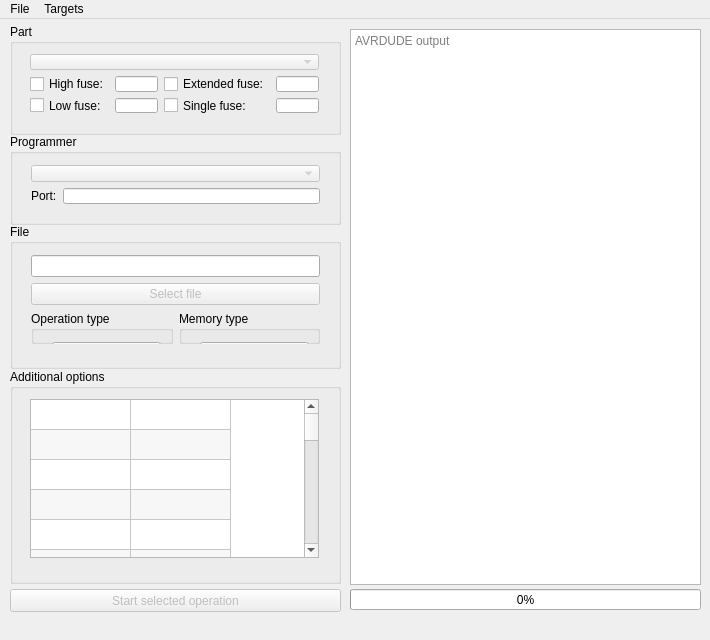
<?xml version="1.0" encoding="UTF-8"?>
<ui version="4.0">
 <class>MainWindow</class>
 <widget class="QMainWindow" name="MainWindow">
  <property name="geometry">
   <rect>
    <x>0</x>
    <y>0</y>
    <width>710</width>
    <height>640</height>
   </rect>
  </property>
  <property name="windowTitle">
   <string>DuGu</string>
  </property>
  <property name="windowIcon">
   <iconset resource="resources.qrc">
    <normaloff>:/images/microchip-solid.png</normaloff>:/images/microchip-solid.png</iconset>
  </property>
  <property name="locale">
   <locale language="English" country="UnitedStates"/>
  </property>
  <widget class="QWidget" name="centralWidget">
   <property name="locale">
    <locale language="English" country="UnitedStates"/>
   </property>
   <widget class="QGroupBox" name="gbPart">
    <property name="geometry">
     <rect>
      <x>10</x>
      <y>5</y>
      <width>331</width>
      <height>111</height>
     </rect>
    </property>
    <property name="title">
     <string>Part</string>
    </property>
    <widget class="QWidget" name="gridLayoutWidget_4">
     <property name="geometry">
      <rect>
       <x>9</x>
       <y>19</y>
       <width>311</width>
       <height>81</height>
      </rect>
     </property>
     <layout class="QGridLayout" name="gridPart">
      <item row="1" column="1">
       <widget class="QLineEdit" name="leHighFuse">
        <property name="acceptDrops">
         <bool>false</bool>
        </property>
        <property name="inputMask">
         <string notr="true">HH</string>
        </property>
       </widget>
      </item>
      <item row="2" column="1">
       <widget class="QLineEdit" name="leLowFuse">
        <property name="acceptDrops">
         <bool>false</bool>
        </property>
        <property name="inputMask">
         <string notr="true">HH</string>
        </property>
       </widget>
      </item>
      <item row="2" column="0">
       <widget class="QCheckBox" name="chbLowFuse">
        <property name="toolTip">
         <string>Check to write this fuse</string>
        </property>
        <property name="text">
         <string>Low fuse:</string>
        </property>
       </widget>
      </item>
      <item row="1" column="0">
       <widget class="QCheckBox" name="chbHighFuse">
        <property name="toolTip">
         <string>Check to write this fuse</string>
        </property>
        <property name="text">
         <string>High fuse:</string>
        </property>
       </widget>
      </item>
      <item row="1" column="3">
       <widget class="QLineEdit" name="leExtendedFuse">
        <property name="acceptDrops">
         <bool>false</bool>
        </property>
        <property name="inputMask">
         <string notr="true">HH</string>
        </property>
       </widget>
      </item>
      <item row="1" column="2">
       <widget class="QCheckBox" name="chbExtendedFuse">
        <property name="toolTip">
         <string>Check to write this fuse</string>
        </property>
        <property name="text">
         <string>Extended fuse:</string>
        </property>
       </widget>
      </item>
      <item row="2" column="2">
       <widget class="QCheckBox" name="chbSingleFuse">
        <property name="toolTip">
         <string>Check to write this fuse</string>
        </property>
        <property name="text">
         <string>Single fuse:</string>
        </property>
       </widget>
      </item>
      <item row="2" column="3">
       <widget class="QLineEdit" name="leSingleFuse">
        <property name="acceptDrops">
         <bool>false</bool>
        </property>
        <property name="inputMask">
         <string notr="true">HH</string>
        </property>
       </widget>
      </item>
      <item row="0" column="0" colspan="4">
       <widget class="QComboBox" name="cbPart">
        <property name="enabled">
         <bool>false</bool>
        </property>
       </widget>
      </item>
     </layout>
    </widget>
   </widget>
   <widget class="QGroupBox" name="gbProgrammer">
    <property name="geometry">
     <rect>
      <x>10</x>
      <y>115</y>
      <width>331</width>
      <height>91</height>
     </rect>
    </property>
    <property name="title">
     <string>Programmer</string>
    </property>
    <widget class="QWidget" name="gridLayoutWidget_5">
     <property name="geometry">
      <rect>
       <x>10</x>
       <y>20</y>
       <width>311</width>
       <height>61</height>
      </rect>
     </property>
     <layout class="QGridLayout" name="gridProgrammer">
      <item row="1" column="0">
       <widget class="QLabel" name="label">
        <property name="text">
         <string>Port:</string>
        </property>
       </widget>
      </item>
      <item row="1" column="1">
       <widget class="QLineEdit" name="leProgrammerPort">
        <property name="toolTip">
         <string>Enter port name to which programmer is connected</string>
        </property>
       </widget>
      </item>
      <item row="0" column="0" colspan="2">
       <widget class="QComboBox" name="cbProgrammer">
        <property name="enabled">
         <bool>false</bool>
        </property>
       </widget>
      </item>
     </layout>
    </widget>
   </widget>
   <widget class="QGroupBox" name="gbFile">
    <property name="geometry">
     <rect>
      <x>10</x>
      <y>205</y>
      <width>331</width>
      <height>145</height>
     </rect>
    </property>
    <property name="title">
     <string>File</string>
    </property>
    <widget class="QWidget" name="verticalLayoutWidget">
     <property name="geometry">
      <rect>
       <x>10</x>
       <y>20</y>
       <width>311</width>
       <height>111</height>
      </rect>
     </property>
     <layout class="QVBoxLayout" name="layoutFile">
      <item>
       <widget class="QLineEdit" name="leFilePath">
        <property name="toolTip">
         <string>Set path to file which will be used as source of data or place to save readed data</string>
        </property>
       </widget>
      </item>
      <item>
       <widget class="QPushButton" name="bSelectFile">
        <property name="enabled">
         <bool>false</bool>
        </property>
        <property name="text">
         <string>Select file</string>
        </property>
       </widget>
      </item>
      <item>
       <layout class="QHBoxLayout" name="horizontalLayout">
        <property name="sizeConstraint">
         <enum>QLayout::SetDefaultConstraint</enum>
        </property>
        <item>
         <widget class="QGroupBox" name="gbOperationType">
          <property name="title">
           <string>Operation type</string>
          </property>
          <widget class="QWidget" name="verticalLayoutWidget_3">
           <property name="geometry">
            <rect>
             <x>10</x>
             <y>20</y>
             <width>131</width>
             <height>31</height>
            </rect>
           </property>
           <layout class="QVBoxLayout" name="verticalLayout_2">
            <item>
             <widget class="QComboBox" name="cbOperationType"/>
            </item>
           </layout>
          </widget>
         </widget>
        </item>
        <item>
         <widget class="QGroupBox" name="gbMemoryType">
          <property name="title">
           <string>Memory type</string>
          </property>
          <widget class="QWidget" name="verticalLayoutWidget_4">
           <property name="geometry">
            <rect>
             <x>10</x>
             <y>20</y>
             <width>131</width>
             <height>31</height>
            </rect>
           </property>
           <layout class="QVBoxLayout" name="verticalLayout_3">
            <item>
             <widget class="QComboBox" name="cbMemoryType"/>
            </item>
           </layout>
          </widget>
         </widget>
        </item>
       </layout>
      </item>
     </layout>
    </widget>
   </widget>
   <widget class="QGroupBox" name="gbAdditionalOptions">
    <property name="geometry">
     <rect>
      <x>10</x>
      <y>350</y>
      <width>331</width>
      <height>215</height>
     </rect>
    </property>
    <property name="title">
     <string>Additional options</string>
    </property>
    <widget class="QWidget" name="verticalLayoutWidget_2">
     <property name="geometry">
      <rect>
       <x>9</x>
       <y>19</y>
       <width>311</width>
       <height>181</height>
      </rect>
     </property>
     <layout class="QVBoxLayout" name="verticalLayout">
      <item>
       <widget class="QTableWidget" name="tbOptions">
        <property name="showDropIndicator" stdset="0">
         <bool>false</bool>
        </property>
        <property name="dragDropOverwriteMode">
         <bool>false</bool>
        </property>
        <property name="alternatingRowColors">
         <bool>true</bool>
        </property>
        <property name="selectionMode">
         <enum>QAbstractItemView::NoSelection</enum>
        </property>
        <property name="selectionBehavior">
         <enum>QAbstractItemView::SelectRows</enum>
        </property>
        <property name="rowCount">
         <number>24</number>
        </property>
        <property name="columnCount">
         <number>2</number>
        </property>
        <attribute name="horizontalHeaderVisible">
         <bool>false</bool>
        </attribute>
        <attribute name="horizontalHeaderCascadingSectionResizes">
         <bool>false</bool>
        </attribute>
        <attribute name="horizontalHeaderMinimumSectionSize">
         <number>40</number>
        </attribute>
        <attribute name="horizontalHeaderStretchLastSection">
         <bool>false</bool>
        </attribute>
        <attribute name="verticalHeaderVisible">
         <bool>false</bool>
        </attribute>
        <attribute name="verticalHeaderMinimumSectionSize">
         <number>30</number>
        </attribute>
        <attribute name="verticalHeaderDefaultSectionSize">
         <number>30</number>
        </attribute>
        <attribute name="verticalHeaderStretchLastSection">
         <bool>false</bool>
        </attribute>
        <row/>
        <row/>
        <row/>
        <row/>
        <row/>
        <row/>
        <row/>
        <row/>
        <row/>
        <row/>
        <row/>
        <row/>
        <row/>
        <row/>
        <row/>
        <row/>
        <row/>
        <row/>
        <row/>
        <row/>
        <row/>
        <row/>
        <row/>
        <row/>
        <column/>
        <column/>
       </widget>
      </item>
     </layout>
    </widget>
   </widget>
   <widget class="QPushButton" name="bStart">
    <property name="enabled">
     <bool>false</bool>
    </property>
    <property name="geometry">
     <rect>
      <x>10</x>
      <y>570</y>
      <width>331</width>
      <height>23</height>
     </rect>
    </property>
    <property name="text">
     <string>Start selected operation</string>
    </property>
   </widget>
   <widget class="QPlainTextEdit" name="pteOutput">
    <property name="geometry">
     <rect>
      <x>350</x>
      <y>10</y>
      <width>351</width>
      <height>556</height>
     </rect>
    </property>
    <property name="sizePolicy">
     <sizepolicy hsizetype="Preferred" vsizetype="Expanding">
      <horstretch>0</horstretch>
      <verstretch>0</verstretch>
     </sizepolicy>
    </property>
    <property name="acceptDrops">
     <bool>false</bool>
    </property>
    <property name="undoRedoEnabled">
     <bool>false</bool>
    </property>
    <property name="readOnly">
     <bool>true</bool>
    </property>
    <property name="placeholderText">
     <string>AVRDUDE output</string>
    </property>
   </widget>
   <widget class="QProgressBar" name="progressBar">
    <property name="geometry">
     <rect>
      <x>350</x>
      <y>570</y>
      <width>351</width>
      <height>21</height>
     </rect>
    </property>
    <property name="sizePolicy">
     <sizepolicy hsizetype="Preferred" vsizetype="Preferred">
      <horstretch>0</horstretch>
      <verstretch>0</verstretch>
     </sizepolicy>
    </property>
    <property name="value">
     <number>0</number>
    </property>
   </widget>
  </widget>
  <widget class="QMenuBar" name="menuBar">
   <property name="geometry">
    <rect>
     <x>0</x>
     <y>0</y>
     <width>710</width>
     <height>22</height>
    </rect>
   </property>
   <property name="acceptDrops">
    <bool>false</bool>
   </property>
   <property name="locale">
    <locale language="English" country="UnitedStates"/>
   </property>
   <widget class="QMenu" name="menuFile">
    <property name="acceptDrops">
     <bool>false</bool>
    </property>
    <property name="locale">
     <locale language="English" country="UnitedStates"/>
    </property>
    <property name="title">
     <string>File</string>
    </property>
    <addaction name="actionOptions"/>
    <addaction name="separator"/>
    <addaction name="actionAbout"/>
    <addaction name="actionExit"/>
   </widget>
   <widget class="QMenu" name="menuTargets">
    <property name="acceptDrops">
     <bool>false</bool>
    </property>
    <property name="title">
     <string>Targets</string>
    </property>
    <addaction name="actionAddCurrentAsNewTarget"/>
    <addaction name="actionRemoveSelectedTarget"/>
    <addaction name="separator"/>
   </widget>
   <addaction name="menuFile"/>
   <addaction name="menuTargets"/>
  </widget>
  <widget class="QStatusBar" name="statusBar">
   <property name="locale">
    <locale language="English" country="UnitedStates"/>
   </property>
   <property name="sizeGripEnabled">
    <bool>false</bool>
   </property>
  </widget>
  <action name="actionOptions">
   <property name="text">
    <string>Options</string>
   </property>
  </action>
  <action name="actionExit">
   <property name="text">
    <string>Exit</string>
   </property>
  </action>
  <action name="actionAbout">
   <property name="text">
    <string>About</string>
   </property>
  </action>
  <action name="actionAddCurrentAsNewTarget">
   <property name="enabled">
    <bool>false</bool>
   </property>
   <property name="text">
    <string>Add current as new target</string>
   </property>
  </action>
  <action name="actionRemoveSelectedTarget">
   <property name="enabled">
    <bool>false</bool>
   </property>
   <property name="text">
    <string>Remove selected target</string>
   </property>
  </action>
 </widget>
 <layoutdefault spacing="6" margin="11"/>
 <resources>
  <include location="resources.qrc"/>
 </resources>
 <connections>
  <connection>
   <sender>actionExit</sender>
   <signal>triggered()</signal>
   <receiver>MainWindow</receiver>
   <slot>close()</slot>
   <hints>
    <hint type="sourcelabel">
     <x>-1</x>
     <y>-1</y>
    </hint>
    <hint type="destinationlabel">
     <x>270</x>
     <y>198</y>
    </hint>
   </hints>
  </connection>
  <connection>
   <sender>actionOptions</sender>
   <signal>triggered()</signal>
   <receiver>MainWindow</receiver>
   <slot>showOptions()</slot>
   <hints>
    <hint type="sourcelabel">
     <x>-1</x>
     <y>-1</y>
    </hint>
    <hint type="destinationlabel">
     <x>270</x>
     <y>198</y>
    </hint>
   </hints>
  </connection>
  <connection>
   <sender>actionAbout</sender>
   <signal>triggered()</signal>
   <receiver>MainWindow</receiver>
   <slot>showAbout()</slot>
   <hints>
    <hint type="sourcelabel">
     <x>-1</x>
     <y>-1</y>
    </hint>
    <hint type="destinationlabel">
     <x>352</x>
     <y>319</y>
    </hint>
   </hints>
  </connection>
  <connection>
   <sender>actionAddCurrentAsNewTarget</sender>
   <signal>triggered()</signal>
   <receiver>MainWindow</receiver>
   <slot>addTarget()</slot>
   <hints>
    <hint type="sourcelabel">
     <x>-1</x>
     <y>-1</y>
    </hint>
    <hint type="destinationlabel">
     <x>352</x>
     <y>319</y>
    </hint>
   </hints>
  </connection>
  <connection>
   <sender>actionRemoveSelectedTarget</sender>
   <signal>triggered()</signal>
   <receiver>MainWindow</receiver>
   <slot>removeTarget()</slot>
   <hints>
    <hint type="sourcelabel">
     <x>-1</x>
     <y>-1</y>
    </hint>
    <hint type="destinationlabel">
     <x>352</x>
     <y>319</y>
    </hint>
   </hints>
  </connection>
  <connection>
   <sender>bSelectFile</sender>
   <signal>clicked()</signal>
   <receiver>MainWindow</receiver>
   <slot>setPathToDataFile()</slot>
   <hints>
    <hint type="sourcelabel">
     <x>181</x>
     <y>331</y>
    </hint>
    <hint type="destinationlabel">
     <x>354</x>
     <y>319</y>
    </hint>
   </hints>
  </connection>
  <connection>
   <sender>bStart</sender>
   <signal>clicked()</signal>
   <receiver>MainWindow</receiver>
   <slot>startOperation()</slot>
   <hints>
    <hint type="sourcelabel">
     <x>175</x>
     <y>602</y>
    </hint>
    <hint type="destinationlabel">
     <x>354</x>
     <y>319</y>
    </hint>
   </hints>
  </connection>
 </connections>
 <slots>
  <slot>showOptions()</slot>
  <slot>showAbout()</slot>
  <slot>addTarget()</slot>
  <slot>removeTarget()</slot>
  <slot>setPathToDataFile()</slot>
  <slot>startOperation()</slot>
 </slots>
</ui>
